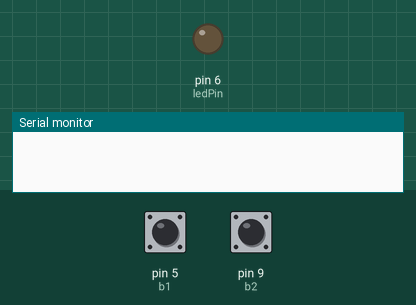
The sketch below on a simulated Arduino Uno, built with avr-gcc and run on an emulated ATmega328P. Shown: output pins drawn as LEDs (lit = HIGH), the last lines printed to the serial monitor. Dashed ring = blinking. The inputs (shaded band) are chosen by the test bench; at power-on: pin 9 (b2) HIGH, pin 5 (b1) HIGH.

Above: at 1.2 s.
1.3 s: pin 9 (b2) pulled LOW for 3.2 s
At 1.7 s:
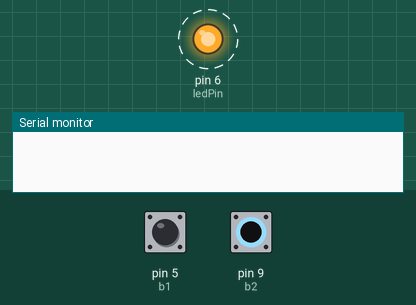
6.3 s: pin 5 (b1) pulled LOW for 3.2 s
At 7.2 s:
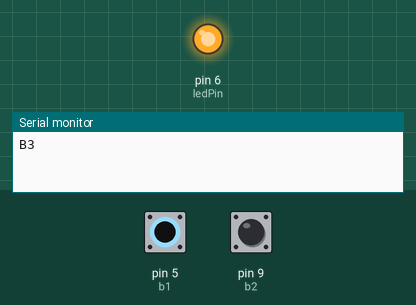
Timing chart, 0 to 11.0 s (numbered marks = the images above; inputs shaded):
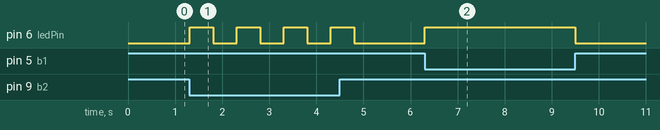

Measured:
- after the input at 1.3 s, pin 6 (ledPin): alternates HIGH for 0.50 s and LOW for 0.50 s, 8 changes in all, then stays LOW, starting at once
- after the input at 6.3 s, pin 6 (ledPin): LOW → HIGH at once, → LOW 3.2 s later

The sketch:

ex_2buttons.ino
```cpp
const int b1=5,b2=9;//,b3=13;//buttin pins
const int ledPin=6;
const int maxDebounce=500;
unsigned int debounce=0;

void setup() {//設定初始值
  pinMode(b1,INPUT_PULLUP);
  pinMode(b2,INPUT_PULLUP);
  //pinMode(b3,INPUT);
  pinMode(ledPin, OUTPUT);
  digitalWrite(ledPin,LOW);

  Serial.begin(115200);//初始化序列埠
  //啟用 Ethernet 連線，預設會以 DHCP 取得 IP 位址

}
void loop()
{
  if(digitalRead(b1)==LOW)
  {
    if(debounce>maxDebounce)
    {
      digitalWrite(ledPin,HIGH);
      while(digitalRead(b1)==LOW){

      }
      debounce=0;
      digitalWrite(ledPin,LOW);
      Serial.println("B1");
    }
    else
      debounce++;
  }
  if(digitalRead(b2)==LOW)
  {
    if(debounce>maxDebounce)
    {
      while(digitalRead(b2)==LOW){
        digitalWrite(ledPin,HIGH);
        delay(500);
        digitalWrite(ledPin,LOW);
        delay(500);
    }
      debounce=0;
      digitalWrite(ledPin,LOW);
      Serial.println("B3");
    }
    else
      debounce++;
  }
  /*if(digitalRead(b3)==LOW)
  {
   while(digitalRead(b3)==LOW){}
   Serial.println("B3");
   }*/

}
```
